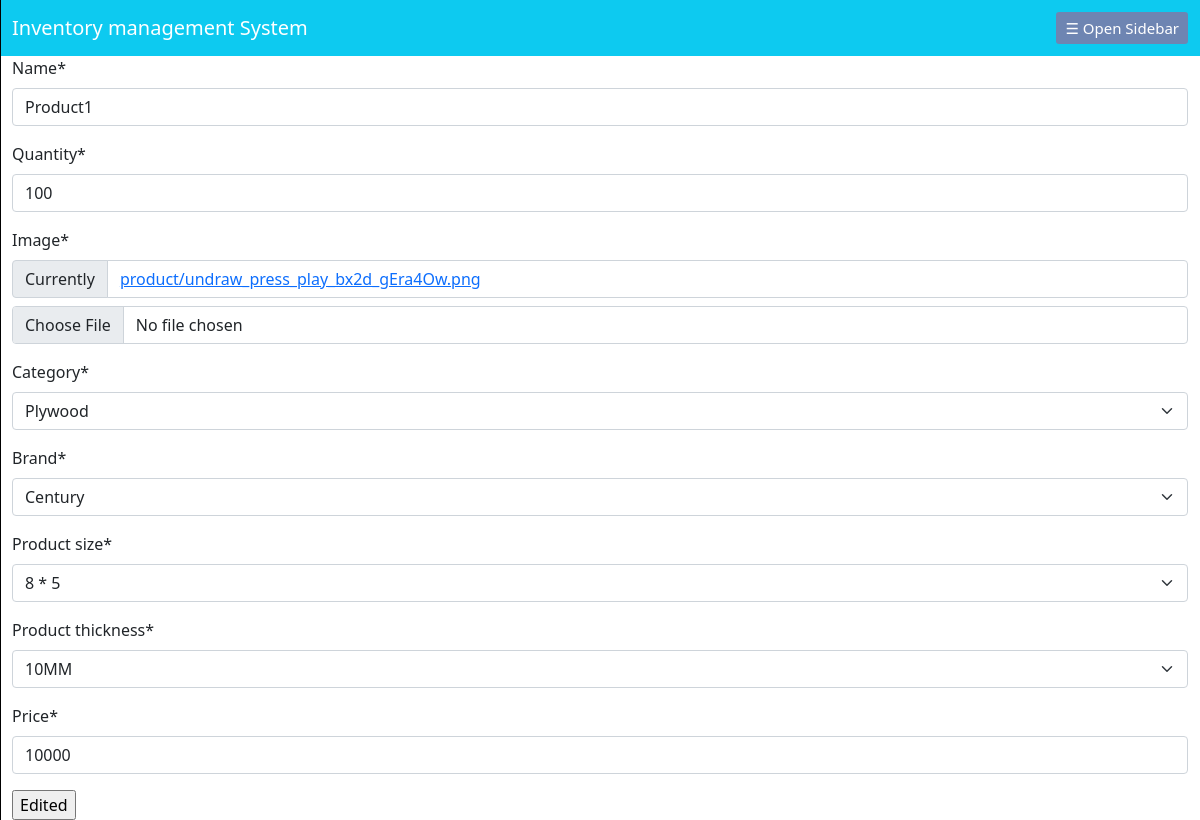
The app's page /edit_product/23 with its own data.
### datawork/models.py (models this page shows, shortened)
class Product(models.Model):
    STOCK = (("0","show"),("1","hide"))
    name = models.CharField(max_length=200)
    quantity = models.IntegerField(default=1)
    image = models.ImageField(upload_to="product/", null=True)
    category = models.ForeignKey(Category, on_delete=models.CASCADE)
    brand = models.ForeignKey(Brand, on_delete=models.CASCADE)
    product_size = models.ForeignKey(Size, on_delete=models.CASCADE)
    product_thickness = models.ForeignKey(Thickness, on_delete=models.CASCADE)
    doc = models.DateTimeField(default=timezone.now)
    price = models.IntegerField(default=0)
    stock = models.CharField(max_length=100, choices=STOCK, default="0", null=True)

### datawork/views.py (the view)
# urls.py: path("edit_product/<int:id>", views.edit_product, name="edit_product"),
def edit_product(r,id):
    get_id = Product.objects.get(id=id)
    editform = productForm(r.POST or None, r.FILES or None, instance=get_id)
    if r.method == "POST":
        if editform.is_valid():
            editform.save()
            return redirect(Products)
    return render(r,"edit_product.html", {"edit_form": editform})

### datawork/forms.py
class productForm(forms.ModelForm):
    class Meta:
        model = Product
        exclude = ('doc', 'issue', 'stock', )

### datawork/models.py (called while the page is built)
    def __str__(self):
        return self.cat_name

    def __str__(self):
        return self.brand_name

    def __str__(self):
        return self.thickness_name

    def __str__(self):
        return self.size_name

### template/edit_product.html (shortened to what this page needs)
{% extends 'base.html' %}
{% block content %}
        {% load crispy_forms_tags %}
        <form action="" method="POST">
            <div class="form-group">
                {{edit_form|crispy}}
            </div>
            <input type="submit" value="Edited">
        </form>
{% endblock %}

### records on screen
Product: name "Product1", quantity "100", category "Plywood", brand "Century", product_size "8 * 5", product_thickness "10MM", price "10000"
